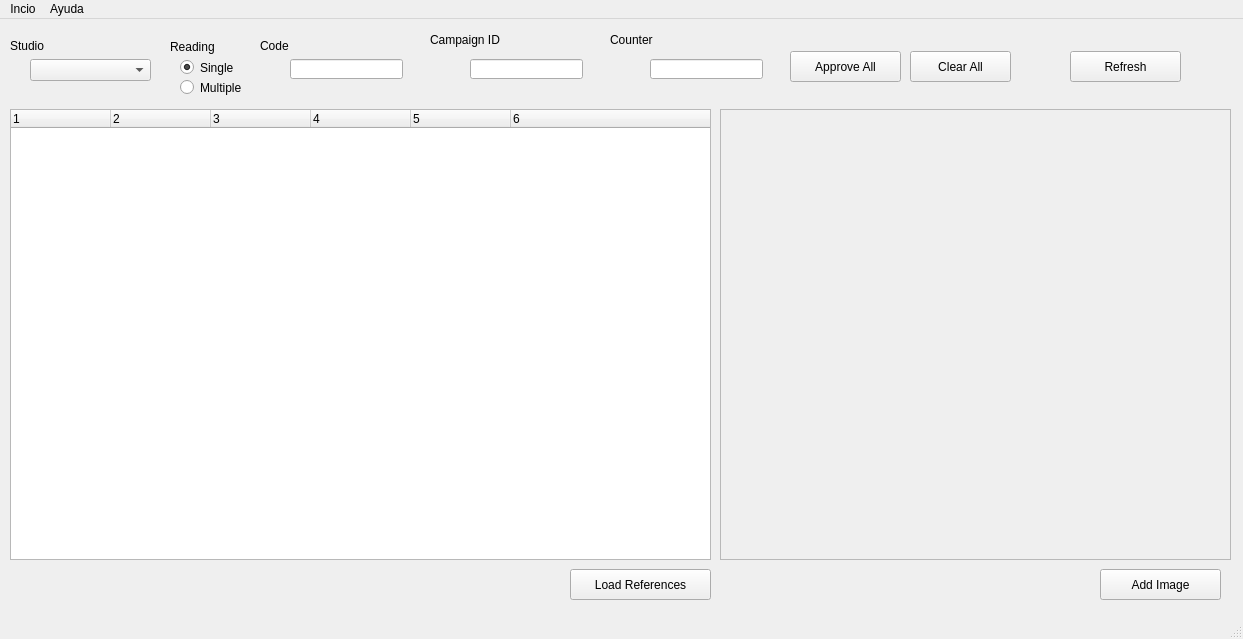
<?xml version="1.0" encoding="UTF-8"?>
<ui version="4.0">
 <class>MainWindow</class>
 <widget class="QMainWindow" name="MainWindow">
  <property name="geometry">
   <rect>
    <x>0</x>
    <y>0</y>
    <width>1243</width>
    <height>639</height>
   </rect>
  </property>
  <property name="windowTitle">
   <string>Autofloder Application</string>
  </property>
  <widget class="QWidget" name="centralwidget">
   <widget class="QComboBox" name="combo_studios">
    <property name="geometry">
     <rect>
      <x>30</x>
      <y>40</y>
      <width>121</width>
      <height>22</height>
     </rect>
    </property>
   </widget>
   <widget class="QLabel" name="label">
    <property name="geometry">
     <rect>
      <x>10</x>
      <y>20</y>
      <width>47</width>
      <height>13</height>
     </rect>
    </property>
    <property name="text">
     <string>Studio</string>
    </property>
   </widget>
   <widget class="QLabel" name="label_2">
    <property name="geometry">
     <rect>
      <x>170</x>
      <y>20</y>
      <width>61</width>
      <height>16</height>
     </rect>
    </property>
    <property name="text">
     <string>Reading</string>
    </property>
   </widget>
   <widget class="QLineEdit" name="line_code">
    <property name="geometry">
     <rect>
      <x>290</x>
      <y>40</y>
      <width>113</width>
      <height>20</height>
     </rect>
    </property>
   </widget>
   <widget class="QLabel" name="label_3">
    <property name="geometry">
     <rect>
      <x>260</x>
      <y>20</y>
      <width>47</width>
      <height>13</height>
     </rect>
    </property>
    <property name="text">
     <string>Code</string>
    </property>
   </widget>
   <widget class="QLabel" name="label_4">
    <property name="geometry">
     <rect>
      <x>430</x>
      <y>10</y>
      <width>81</width>
      <height>21</height>
     </rect>
    </property>
    <property name="text">
     <string>Campaign ID</string>
    </property>
   </widget>
   <widget class="QLineEdit" name="line_campaign_id">
    <property name="geometry">
     <rect>
      <x>470</x>
      <y>40</y>
      <width>113</width>
      <height>20</height>
     </rect>
    </property>
   </widget>
   <widget class="QLineEdit" name="line_counter">
    <property name="geometry">
     <rect>
      <x>650</x>
      <y>40</y>
      <width>113</width>
      <height>20</height>
     </rect>
    </property>
   </widget>
   <widget class="QLabel" name="label_5">
    <property name="geometry">
     <rect>
      <x>610</x>
      <y>10</y>
      <width>81</width>
      <height>21</height>
     </rect>
    </property>
    <property name="text">
     <string>Counter</string>
    </property>
   </widget>
   <widget class="QPushButton" name="button_approve_all">
    <property name="geometry">
     <rect>
      <x>790</x>
      <y>32</y>
      <width>111</width>
      <height>31</height>
     </rect>
    </property>
    <property name="text">
     <string>Approve All</string>
    </property>
   </widget>
   <widget class="QPushButton" name="button_clear_all">
    <property name="geometry">
     <rect>
      <x>910</x>
      <y>32</y>
      <width>101</width>
      <height>31</height>
     </rect>
    </property>
    <property name="text">
     <string>Clear All</string>
    </property>
   </widget>
   <widget class="QPushButton" name="button_refresh">
    <property name="geometry">
     <rect>
      <x>1070</x>
      <y>32</y>
      <width>111</width>
      <height>31</height>
     </rect>
    </property>
    <property name="text">
     <string>Refresh</string>
    </property>
   </widget>
   <widget class="QRadioButton" name="radio_single">
    <property name="geometry">
     <rect>
      <x>180</x>
      <y>40</y>
      <width>82</width>
      <height>17</height>
     </rect>
    </property>
    <property name="text">
     <string>Single</string>
    </property>
    <property name="checked">
     <bool>true</bool>
    </property>
   </widget>
   <widget class="QRadioButton" name="radio_multiple">
    <property name="geometry">
     <rect>
      <x>180</x>
      <y>60</y>
      <width>91</width>
      <height>17</height>
     </rect>
    </property>
    <property name="text">
     <string>Multiple</string>
    </property>
   </widget>
   <widget class="QPushButton" name="button_add_image">
    <property name="geometry">
     <rect>
      <x>1100</x>
      <y>550</y>
      <width>121</width>
      <height>31</height>
     </rect>
    </property>
    <property name="text">
     <string>Add Image</string>
    </property>
   </widget>
   <widget class="QScrollArea" name="scroll_area">
    <property name="geometry">
     <rect>
      <x>720</x>
      <y>90</y>
      <width>511</width>
      <height>451</height>
     </rect>
    </property>
    <property name="widgetResizable">
     <bool>true</bool>
    </property>
    <widget class="QWidget" name="scrollAreaWidgetContents">
     <property name="geometry">
      <rect>
       <x>0</x>
       <y>0</y>
       <width>507</width>
       <height>447</height>
      </rect>
     </property>
    </widget>
   </widget>
   <widget class="QPushButton" name="button_load_refences">
    <property name="geometry">
     <rect>
      <x>570</x>
      <y>550</y>
      <width>141</width>
      <height>31</height>
     </rect>
    </property>
    <property name="text">
     <string>Load References</string>
    </property>
   </widget>
   <widget class="QTreeWidget" name="treeRefences">
    <property name="geometry">
     <rect>
      <x>10</x>
      <y>90</y>
      <width>701</width>
      <height>451</height>
     </rect>
    </property>
    <property name="animated">
     <bool>true</bool>
    </property>
    <property name="columnCount">
     <number>6</number>
    </property>
    <column>
     <property name="text">
      <string notr="true">1</string>
     </property>
    </column>
    <column>
     <property name="text">
      <string notr="true">2</string>
     </property>
    </column>
    <column>
     <property name="text">
      <string notr="true">3</string>
     </property>
    </column>
    <column>
     <property name="text">
      <string notr="true">4</string>
     </property>
    </column>
    <column>
     <property name="text">
      <string notr="true">5</string>
     </property>
    </column>
    <column>
     <property name="text">
      <string notr="true">6</string>
     </property>
    </column>
   </widget>
  </widget>
  <widget class="QMenuBar" name="menubar">
   <property name="geometry">
    <rect>
     <x>0</x>
     <y>0</y>
     <width>1243</width>
     <height>34</height>
    </rect>
   </property>
   <widget class="QMenu" name="menuMenu">
    <property name="title">
     <string>Incio</string>
    </property>
    <addaction name="action_open_image"/>
    <addaction name="separator"/>
    <addaction name="action_exit"/>
   </widget>
   <widget class="QMenu" name="menuAbout">
    <property name="title">
     <string>Ayuda</string>
    </property>
    <addaction name="action_about"/>
   </widget>
   <addaction name="menuMenu"/>
   <addaction name="menuAbout"/>
  </widget>
  <widget class="QStatusBar" name="statusbar"/>
  <action name="action_open_image">
   <property name="text">
    <string>Open Image</string>
   </property>
  </action>
  <action name="action_exit">
   <property name="text">
    <string>Exit</string>
   </property>
  </action>
  <action name="action_about">
   <property name="text">
    <string>About</string>
   </property>
  </action>
 </widget>
 <resources/>
 <connections/>
</ui>
